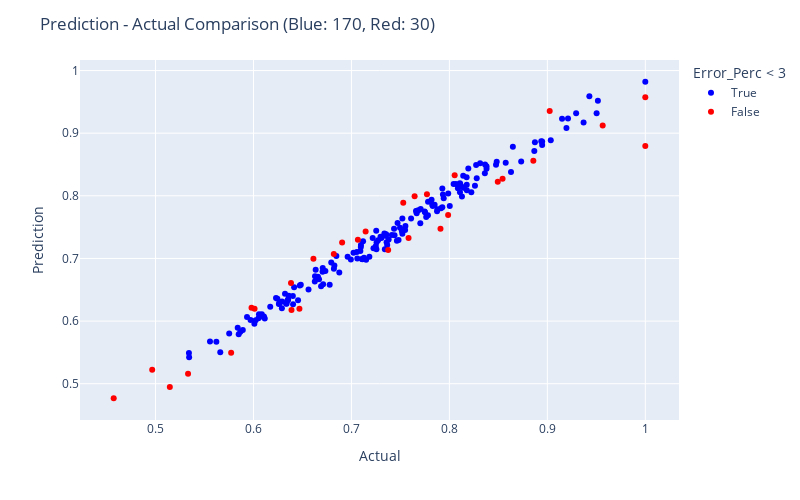

Here is the notebook cell this chart was saved with:
### Code cell
fig = px.scatter(res.reset_index().rename(columns={'index': 'DMU'}), x="Actual", y="Prediction", color = "Error_Perc < 3", color_discrete_map= {True:"blue", False: "red"},
                 hover_data=["Actual", "Prediction", "Error_Perc", "DMU"])

fig.update_layout(
    autosize=False,
    width=800,
    height=500,
    title_text=f"Prediction - Actual Comparison (Blue: {blue}, Red: {red})",
)

fig.show()

### Figure 1 — Plotly figure (JSON) as saved in the notebook; plotly's stock layout.template omitted (floating-point values rounded to 4 significant figures; data arrays with more than 128 entries replaced by an {"elided": "..."} marker saying what was removed)
{"data": [{"customdata": {"elided": "170x2 mixed values"}, "hovertemplate": "Error_Perc < 3=True<br>Actual=%{x}<br>Prediction=%{y}<br>Error_Perc=%{customdata[0]}<br>DMU=%{customdata[1]}<extra></extra>", "legendgroup": "True", "marker": {"color": "blue", "symbol": "circle"}, "mode": "markers", "name": "True", "orientation": "v", "showlegend": true, "type": "scatter", "x": {"elided": "170 float values"}, "xaxis": "x", "y": {"elided": "170 float values"}, "yaxis": "y"}, {"customdata": [[4.798, "DMU 0974"], [3.098, "DMU 0211"], [-3.288, "DMU 0622"], [-3.244, "DMU 0097"], [-5.491, "DMU 0278"], [-3.661, "DMU 0602"], [3.97, "DMU 0571"], [4.546, "DMU 0031"], [-4.816, "DMU 0663"], [-3.165, "DMU 0293"], [-3.32, "DMU 0067"], [-3.819, "DMU 0765"], [3.655, "DMU 0817"], [5.064, "DMU 0714"], [-4.248, "DMU 0266"], [3.313, "DMU 0056"], [5.808, "DMU 0216"], [-4.617, "DMU 0045"], [-4.226, "DMU 0811"], [-3.391, "DMU 0322"], [-3.172, "DMU 0885"], [3.684, "DMU 0768"], [3.429, "DMU 0650"], [4.256, "DMU 0362"], [-3.361, "DMU 0111"], [3.523, "DMU 0364"], [5.183, "DMU 0527"], [3.924, "DMU 0846"], [3.268, "DMU 0214"], [-12.04, "DMU 0614"]], "hovertemplate": "Error_Perc < 3=False<br>Actual=%{x}<br>Prediction=%{y}<br>Error_Perc=%{customdata[0]}<br>DMU=%{customdata[1]}<extra></extra>", "legendgroup": "False", "marker": {"color": "red", "symbol": "circle"}, "mode": "markers", "name": "False", "orientation": "v", "showlegend": true, "type": "scatter", "x": [0.7529, 0.6011, 0.7375, 0.5332, 0.7909, 0.7987, 0.7145, 0.7645, 0.5772, 0.8543, 0.6388, 0.5146, 0.9024, 0.6905, 1, 0.7066, 0.6612, 0.9565, 0.6469, 0.7583, 0.8494, 0.682, 0.8054, 0.4573, 0.8857, 0.6383, 0.4966, 0.598, 0.7771, 1], "xaxis": "x", "y": [0.789, 0.6198, 0.7133, 0.5159, 0.7474, 0.7694, 0.7429, 0.7992, 0.5494, 0.8273, 0.6176, 0.4949, 0.9354, 0.7255, 0.9575, 0.73, 0.6996, 0.9124, 0.6195, 0.7326, 0.8225, 0.7071, 0.833, 0.4768, 0.8559, 0.6608, 0.5223, 0.6214, 0.8025, 0.8796], "yaxis": "y"}], "layout": {"autosize": false, "height": 500, "legend": {"title": {"text": "Error_Perc < 3"}, "tracegroupgap": 0}, "margin": {"t": 60}, "title": {"text": "Prediction - Actual Comparison (Blue: 170, Red: 30)"}, "width": 800, "xaxis": {"anchor": "y", "autorange": true, "domain": [0, 1], "range": [0.4228, 1.034], "title": {"text": "Actual"}, "type": "linear"}, "yaxis": {"anchor": "x", "autorange": true, "domain": [0, 1], "range": [0.4421, 1.017], "title": {"text": "Prediction"}, "type": "linear"}}}
